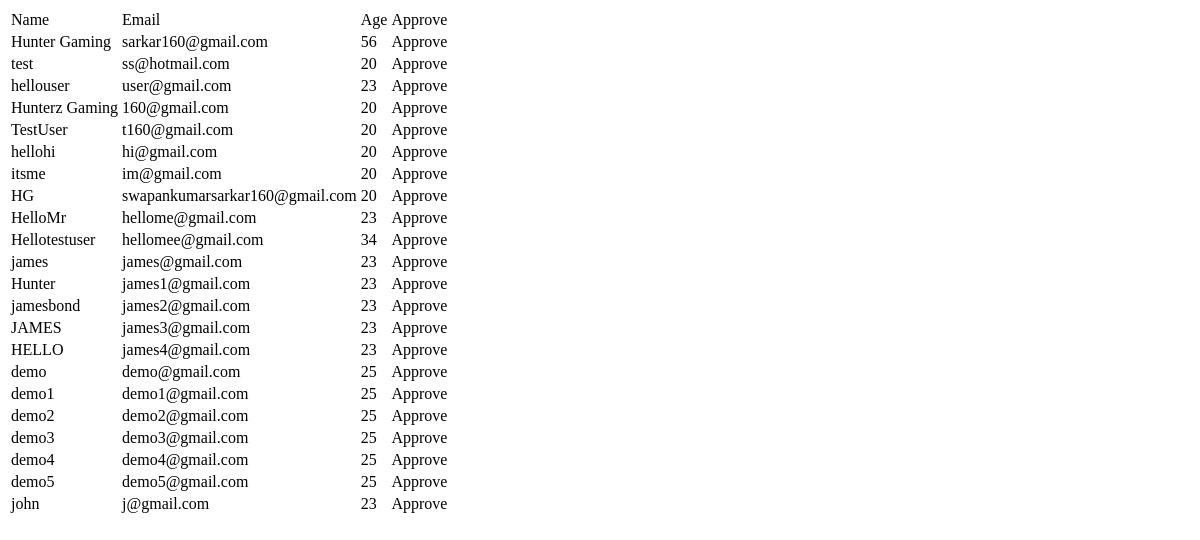
Page /store/approv (signed in) on the earlier database version.
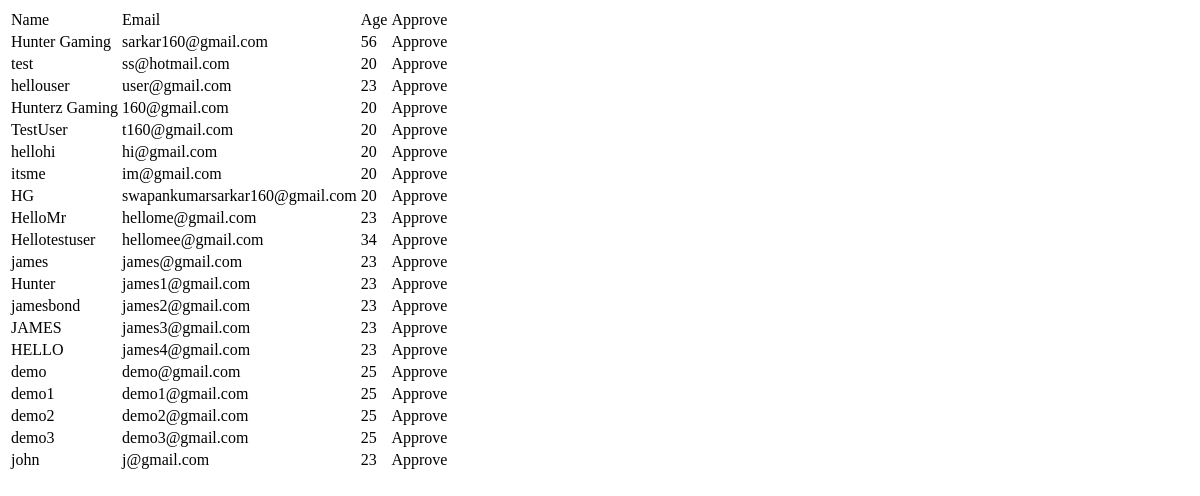
Same page on the later database version.
### store/models.py (models this page shows, shortened)
class Register(models.Model):
    name = models.CharField(max_length=50)
    email = models.EmailField()
    phno = models.CharField(max_length=10, validators=[
        RegexValidator(
            regex = r'^\d{10}$',
            message='Phone number must contain only digits.'
        )
    ])
    pwd = models.CharField(max_length=100)
    reenter_pwd = models.CharField(max_length=100)
    pwd_hash = models.CharField(max_length=100, default= "hello")
    age = models.IntegerField(validators=[
        MinValueValidator(7, message="You must be at least 7 years old."),
        MaxValueValidator(50, message="Age cannot be greater than 50.")
    ])
    position = models.CharField(max_length=30)
    appr = models.IntegerField()
    class Meta:
        db_table="Register"

### store/views.py (the view)
# urls.py: path('approv', views.approv, name='store_approvals'),
@staff_member_required
def approv(request):
    regi = Register.objects.filter(appr = 0).values()
    return render(request, 'approv.html', {'a':regi})

### store/accounts.py (called while the page is built, shortened)
def clear_store_account(request):
    for key in ACCOUNT_SESSION_KEYS:
        request.session.pop(key, None)
    request._store_account = None
    request._store_account_resolved = True

def get_store_account(request):
    if request is None:
        return None
    if getattr(request, "_store_account_resolved", False):
        return request._store_account
    kind = request.session.get("store_account_type")
    account_id = request.session.get("store_account_id")
    model = ACCOUNT_MODELS.get(kind)
    if model is None or not isinstance(account_id, int) or isinstance(account_id, bool):
        clear_store_account(request)
        return None

### store/templatetags/store_ui.py (called while the page is built)
def _account_context(context):
    request = context.get("request")
    csrf_token = context.get("csrf_token")
    if not csrf_token and request is not None:
        csrf_token = get_token(request)
    return {
        "request": request,
        "store_account": get_store_account(request),
        "csrf_token": csrf_token,
        "messages": context.get("messages", []),
    }

@register.inclusion_tag("store/includes/account_panels.html", takes_context=True)
def store_account_panels(context):
    return _account_context(context)

### store/templates/approv.html (shortened to what this page needs)
{% load static %}
<html lang="en">
<head>
    {% include 'store/includes/theme_head.html' %}
</head>
    <body>
  {% load store_ui %}{% store_account_menu %}
        <table>
            <tr>
                <td>Name</td>
                <td>Email</td>
                <td>Age</td>
                <td>Approve</td>
            </tr>
            {% for i in a %}
            <tr>
                <td>{{i.name}}</td>
                <td>{{i.email}}</td>
                <td>{{i.age}}</td>
                <td>
                    <form method="POST" action="/store/apr/{{i.id}}" style="display: inline;">
                        <button type="submit" style="border: 0; background: none; padding: 0; color: inherit; cursor: pointer; font: inherit;">Approve</button>
                    </form>
                </td>
            </tr>
            {% endfor %}
        </table>
      {% load store_ui %}{% store_account_panels %}
</body>
</html>

Differences in the rows shown:
no longer on this page (row edited): Register: name "demo4", email "demo4@gmail.com", age "25"
no longer on this page (row edited): Register: name "demo5", email "demo5@gmail.com", age "25"
